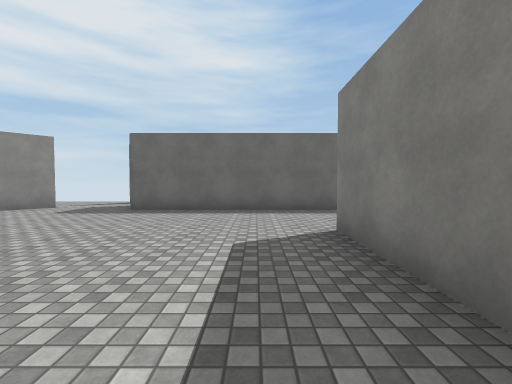
[1] (above)

24 first-person views from a walk through a 3-D level made in the Unity game engine. The camera is 1.4 m above the floor, tilts 2° down and sees 90° across. The floor is counted in squares, 2 m on a side. Each view is taken from the middle of a square. On the plan, view 1 faces up. The plan holds only what a view shows up to about 9 squares ahead; the rest is blank. The place goes on beyond the plan. The player character is not drawn. Surface patterns are stand-ins for the level's own textures.

[2]
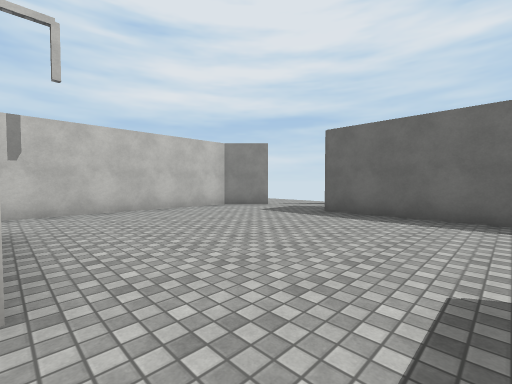

[3]
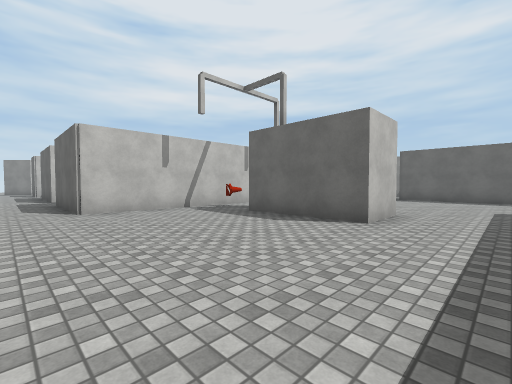

[4]
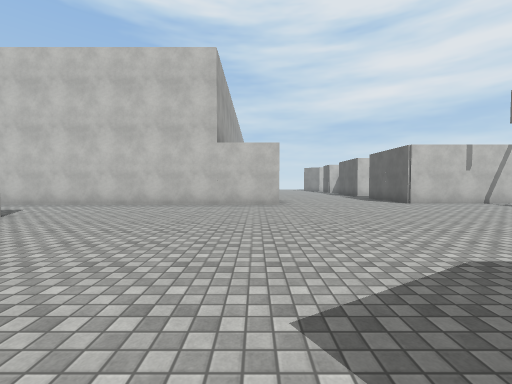

[5]
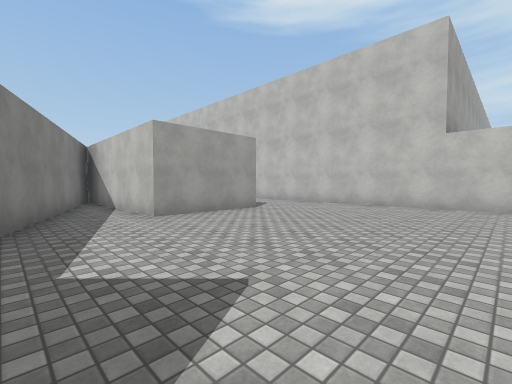

[6]
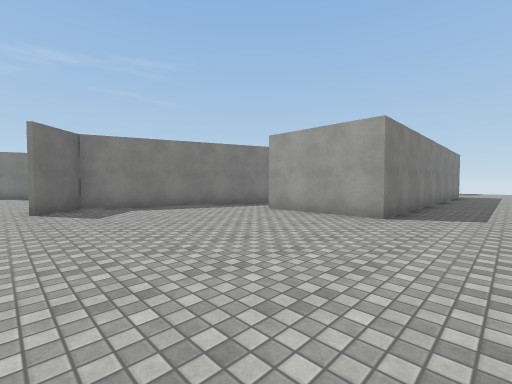

[7]
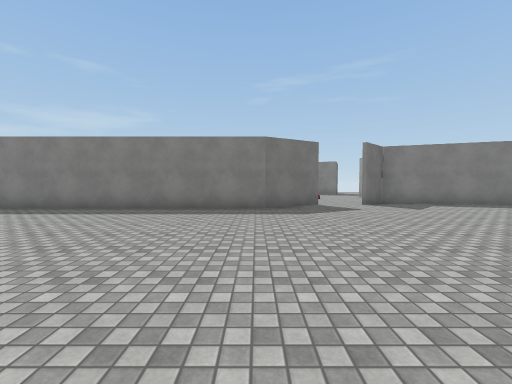

[8]
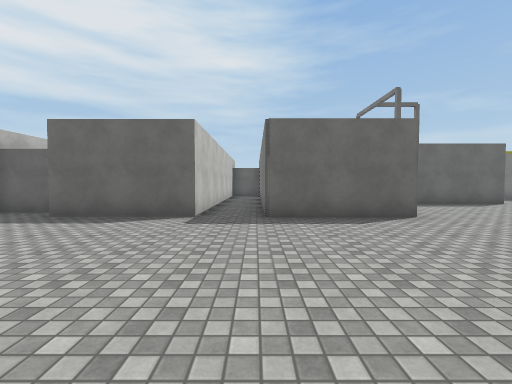

[9]
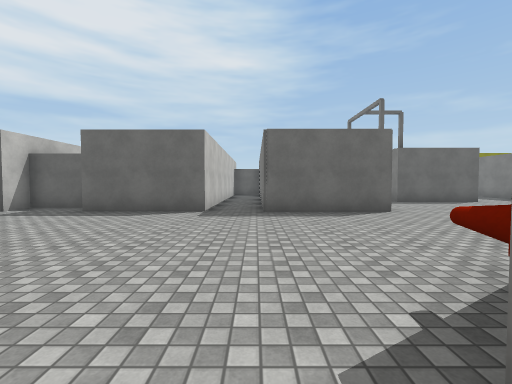

[10]
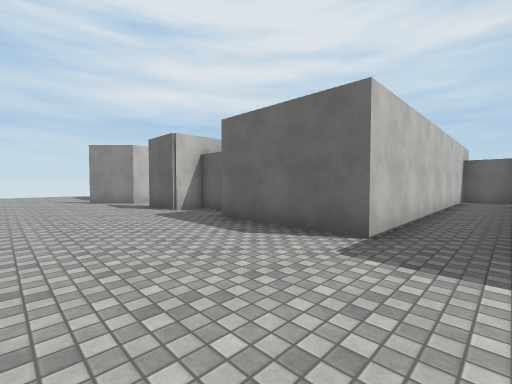

[11]
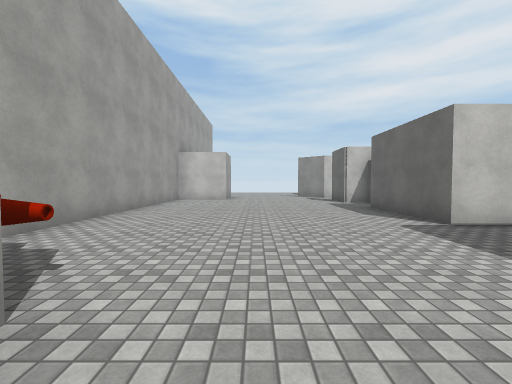

[12]
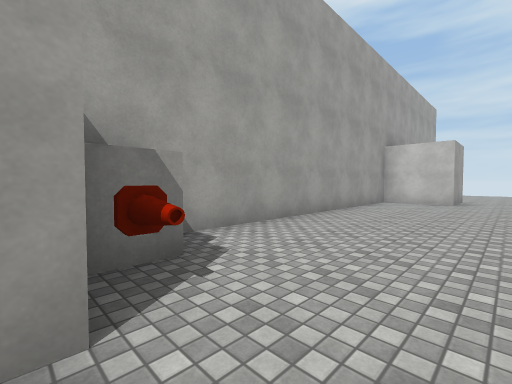

[13]
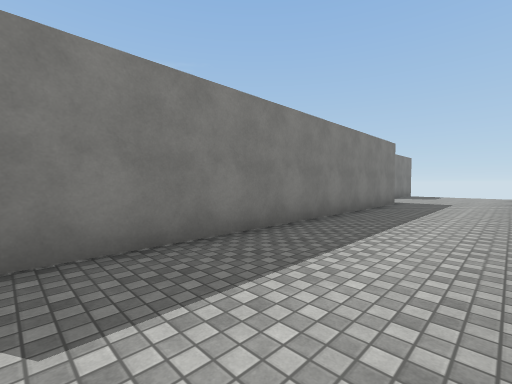

[14]
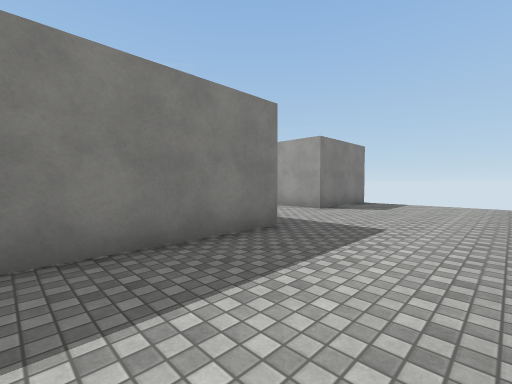

[15]
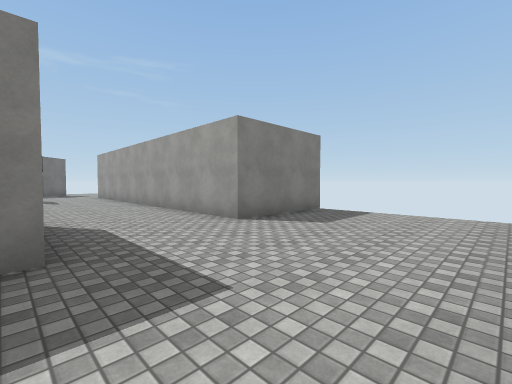

[16]
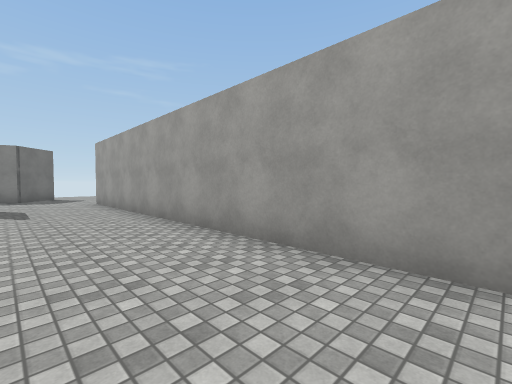

[17]
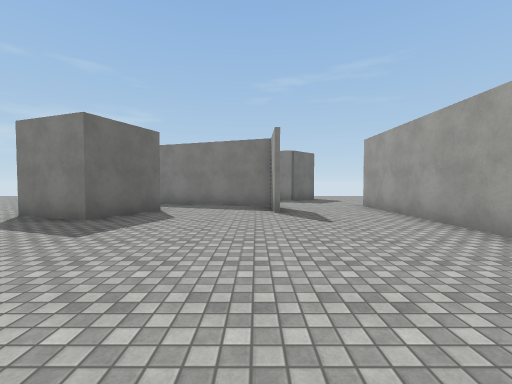

[18]
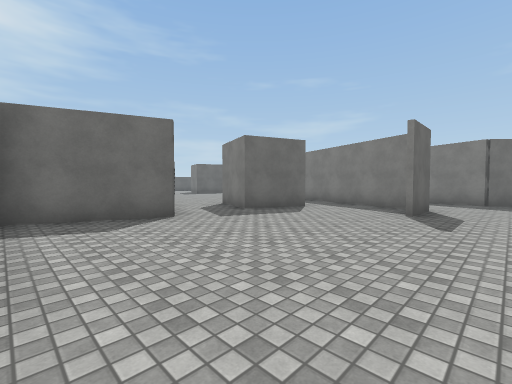

[19]
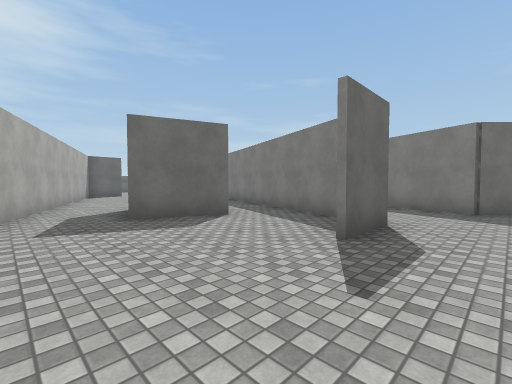

[20]
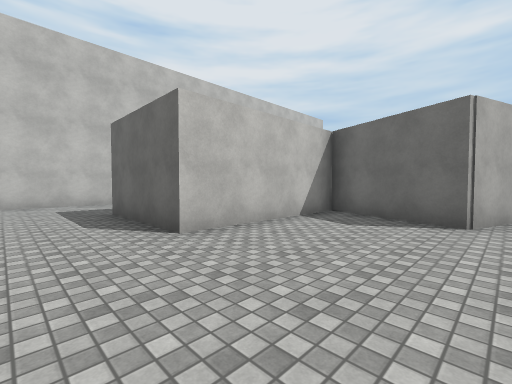

[21]
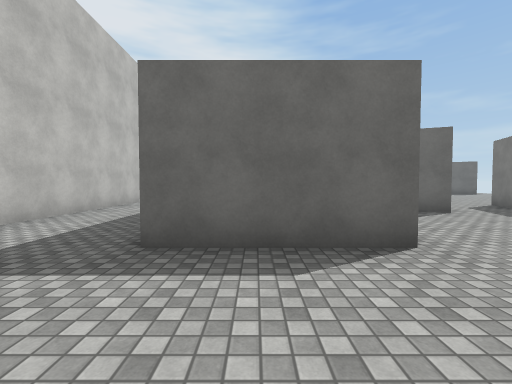

[22]
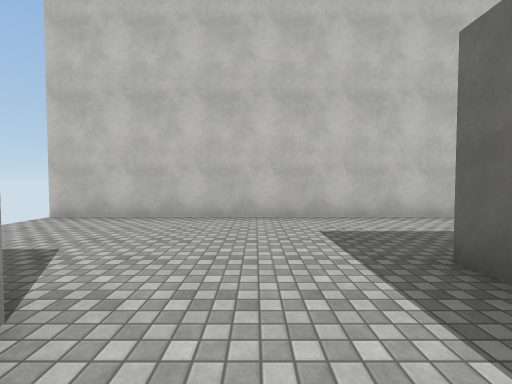

[23]
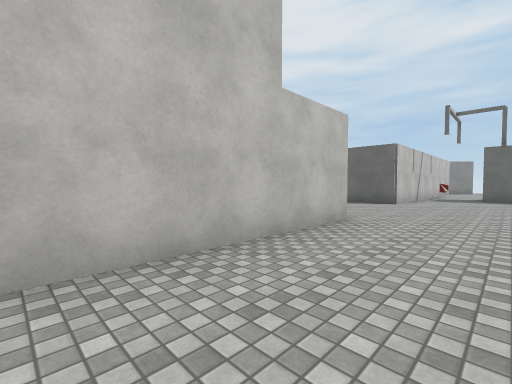

[24]
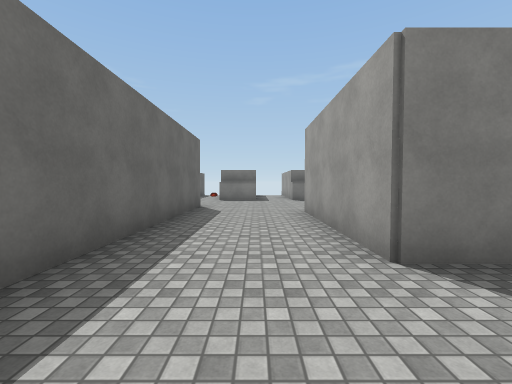

### Floor plan
Points are (right, up) in squares from view 1. A wall is a line through its corners. A room is listed if a view was taken in it or the views show most of it. See-through windows are left out.
Room 1 (views 1, 2, 24)
walls: (-1.7, 1.1) (-1.7, -0.5); (-5.6, 7.3) (-6.7, 6.2) (-6.7, -0.5); (1.2, -0.4) (1.2, 3.8) (5.2, 3.8); (6.8, 6.7) (-3.4, 6.7)
ways out: opening at (-5.5, 0.5) to room 2; opening at (-0.5, 0.5) to room 2; opening at (-4.5, 7); opening at (5.5, 5.5)
objects: other object (-6, 0)
Room 2 (views 3, 4, 5, 6, 7, 8, 9, 10, 11, 12, 13, 14, 15, 16, 17, 18, 19, 20, 21, 22, 23)
walls: (-6.2, -8.1) (-6.2, -30.2); (-8.4, -8.2) (-7.9, -8.2); (-0.2, -19.6) (3.2, -10.5) (2.1, -9.5); (2.2, -8) (1.2, -6.3) (1.2, -0.4); (3.6, -18.3) (2.6, -21.1) (-0.2, -20) (-0.2, -24.2) (-3.3, -24.2) (-3.3, -14.3) (-0.2, -14.3) (-0.2, -18); (-1.7, -0.5) (-4.8, -0.5); (-6.7, -0.5) (-6.7, -3.7) (-9.8, -3.7) (-9.8, -1.1); (-16.5, -10.2) (-9.8, -10.2); (6.7, -21.6) (4.7, -20.9) (5.4, -18.9); (-14.8, -3) (-16.2, -3) (-16.2, -3.9); (6.1, -24.4) (7.5, -24.4) (8.4, -22.1); (7.6, -24.6) (6, -24.6); (-2.3, -30.2) (-2.3, -27.3) (7.8, -27.3); (-10, 4.8) (-11, 4.8); (-11.2, 4.5) (-11.2, -3.7) (-14.2, -3.7)
ways out: opening at (-5.5, 0.5) to room 1; opening at (-0.5, 0.5) to room 1; opening at (2.5, -8.5); opening at (7, -26.5); opening at (7, -22)
objects: cube (-9, -10) to (-9, -9)

Positions as (right, up) in squares from view 1, and headings:
1: (0, 0), facing up
2: (0, 1), facing up-left
3: (0, -5), facing up-left
4: (2, -9), facing left
5: (2, -9), facing down-left
6: (-5, -9), facing down-right
7: (-6, -6), facing right
8: (-10, -9), facing up
9: (-10, -10), facing up
10: (-10, -7), facing up-left
11: (-7, -7), facing left
12: (-8, -7), facing down-left
13: (-6, -15), facing down-right
14: (-6, -21), facing down-right
15: (-6, -24), facing down-right
16: (-2, -25), facing down-right
17: (0, -24), facing right
18: (0, -26), facing up-right
19: (3, -26), facing up-right
20: (3, -26), facing up-left
21: (-2, -27), facing up
22: (-1, -26), facing left
23: (-4, -13), facing up-left
24: (-1, 5), facing right
